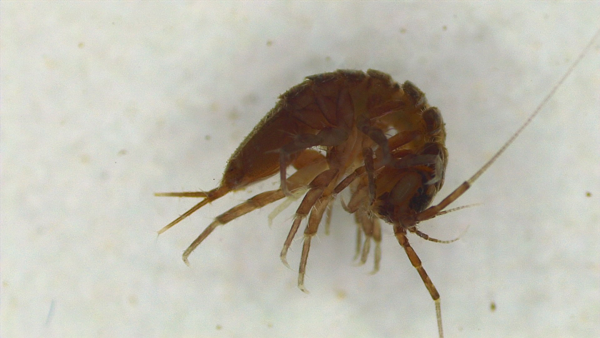
#> input picture data/raw/stream_macroinvertebrates/Asellus sp/CPH-Asellus sp.-110-t.png, 600 x 338 px; its folder holds only this picture in this run
$ python console_app.py
#> lines starting #> are read from the running program, lines starting #| are printed output that depends on the picture
### src/config.py
from pathlib import Path

BASE_DIR = Path(__file__).resolve().parent.parent
DATA_DIR = BASE_DIR / "data"
RAW_DATA_DIR = DATA_DIR / "raw"
OUTPUTS_DIR = BASE_DIR / "outputs"
EDA_OUTPUT_DIR = OUTPUTS_DIR / "eda"
MODEL_OUTPUT_DIR = OUTPUTS_DIR / "models"
REPORT_OUTPUT_DIR = OUTPUTS_DIR / "reports"
QUALITY_ISSUES_PATH = EDA_OUTPUT_DIR / "quality_issues.csv"
CLASS_IMBALANCE_REPORT_PATH = REPORT_OUTPUT_DIR / "class_imbalance_report.md"
STAGE2_RECOMMENDATIONS_PATH = REPORT_OUTPUT_DIR / "stage2_recommendations.md"
PIXEL_ANALYSIS_SAMPLE_SIZE = 1000
SAMPLE_GRID_MAX_IMAGES = 16
VERY_SMALL_IMAGE_THRESHOLD = 50

IMAGE_SIZE = (128, 128)
SUPPORTED_IMAGE_FORMATS = {".jpg", ".jpeg", ".png", ".bmp"}


def ensure_directories() -> None:
    """Create necessary output directories if they don't exist."""

    for directory in [
        RAW_DATA_DIR,
        EDA_OUTPUT_DIR,
        MODEL_OUTPUT_DIR,
        REPORT_OUTPUT_DIR,
    ]:
        directory.mkdir(parents=True, exist_ok=True)
#> the answer given: 1

### src/services/eda_service.py
import os
import tempfile
from pathlib import Path

import cv2

import matplotlib

matplotlib.use("Agg")
import matplotlib.pyplot as plt
import numpy as np
import pandas as pd
import seaborn as sns

from ..config import (
    CLASS_IMBALANCE_REPORT_PATH,
    EDA_OUTPUT_DIR,
    PIXEL_ANALYSIS_SAMPLE_SIZE,
    QUALITY_ISSUES_PATH,
    REPORT_OUTPUT_DIR,
    SAMPLE_GRID_MAX_IMAGES,
    STAGE2_RECOMMENDATIONS_PATH,
    VERY_SMALL_IMAGE_THRESHOLD,
    ensure_directories,
)

MPL_CACHE_DIR = Path(tempfile.gettempdir()) / "macro_stage1_stage3_matplotlib"
MPL_CACHE_DIR.mkdir(parents=True, exist_ok=True)
os.environ.setdefault("MPLCONFIGDIR", str(MPL_CACHE_DIR))


class EDAService:
    """Generates Stage 1 EDA tables, charts, quality checks, and reports."""

    def __init__(
        self,
        dataframe: pd.DataFrame,
        eda_output_dir: Path = EDA_OUTPUT_DIR,
        report_output_dir: Path = REPORT_OUTPUT_DIR,
    ) -> None:
        """Prepare the EDA service with a dataset index."""
        self.dataframe = dataframe.copy()
        self.eda_output_dir = eda_output_dir
        self.report_output_dir = report_output_dir

        # print(self.dataframe.columns)

        ensure_directories()
        sns.set_theme(style="whitegrid")

    def generate_all_outputs(self) -> list[Path]:
        """Generate all required EDA outputs and return their paths."""
        if self.dataframe.empty:
            raise ValueError("The dataset index is empty.")

        output_paths = [
            self.generate_dataset_summary(),
            self.generate_class_distribution_chart(),
            self.generate_image_size_distribution_chart(),
            self.generate_width_height_scatter_plot(),
            self.generate_sample_image_grid(),
            self.generate_width_by_class_boxplot(),
            self.generate_height_by_class_boxplot(),
            self.generate_pixel_intensity_histogram(),
            self.generate_image_quality_issues(),
            self.generate_class_imbalance_report(),
            self.generate_stage2_recommendations(),
        ]

        return output_paths

    def generate_dataset_summary(self) -> Path:
        """Save a high-level dataset summary CSV."""
        class_counts = self.dataframe["label"].value_counts().sort_index()

        summary_rows = [
            ("total_images", len(self.dataframe)),
            ("total_classes", self.dataframe["label"].nunique()),
            ("images_per_class", self._format_class_counts(class_counts)),
            ("mean_width", self._safe_round(self.dataframe["width"].mean())),
            ("mean_height", self._safe_round(self.dataframe["height"].mean())),
            ("min_width", self._safe_int(self.dataframe["width"].min())),
            ("max_width", self._safe_int(self.dataframe["width"].max())),
            ("min_height", self._safe_int(self.dataframe["height"].min())),
            ("max_height", self._safe_int(self.dataframe["height"].max())),
        ]

        summary = pd.DataFrame(summary_rows, columns=["metric", "value"])
        output_path = self.eda_output_dir / "dataset_summary.csv"
        summary.to_csv(output_path, index=False)
        return output_path

    def generate_class_distribution_chart(self) -> Path:
        """Save a bar chart showing the number of images in each class."""
        class_counts = (
            self.dataframe["label"].value_counts().sort_values(ascending=False)
        )

        plt.figure(figsize=(10, 6))
        sns.barplot(x=class_counts.index, y=class_counts.values, color="#4C78A8")
        plt.title("Class Balance: Images per Macroinvertebrate Class")
        plt.xlabel("Class label")
        plt.ylabel("Number of images")
        plt.xticks(rotation=35, ha="right")
        plt.tight_layout()

        output_path = self.eda_output_dir / "class_distribution.png"
        plt.savefig(output_path, dpi=150)
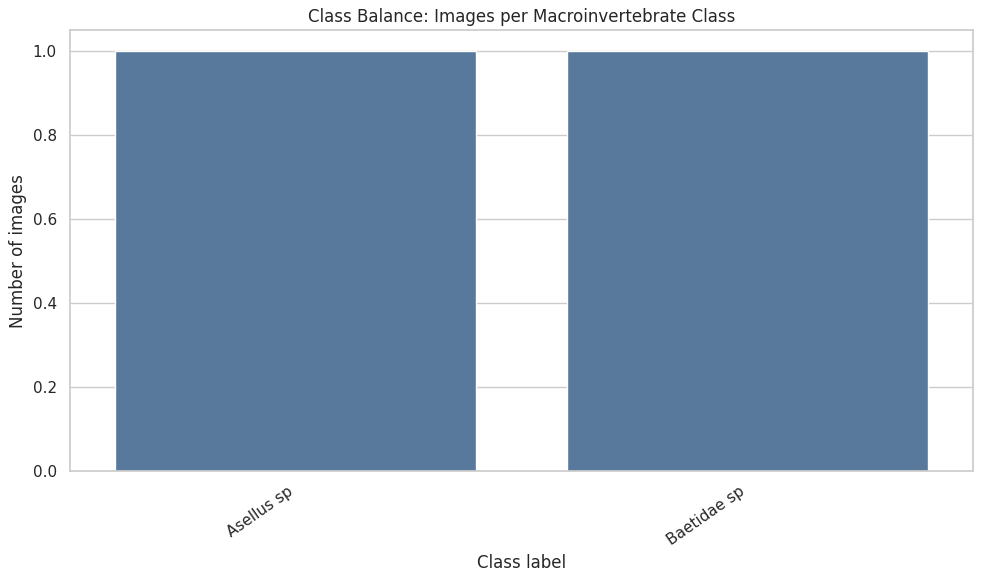
#> figure drawn by matplotlib, 1 panel
        plt.close()
        return output_path

    def generate_image_size_distribution_chart(self) -> Path:
        """Save width and height histograms in one figure."""

        fig, axes = plt.subplots(1, 2, figsize=(12, 5))
        sns.histplot(self.dataframe["width"], bins=20, ax=axes[0], color="#4C78A8")
        axes[0].set_title("Image Width Distribution")
        axes[0].set_xlabel("Width in pixels")

        sns.histplot(self.dataframe["height"], bins=20, ax=axes[1], color="#F58518")
        axes[1].set_title("Image Height Distribution")
        axes[1].set_xlabel("Height in pixels")

        fig.tight_layout()
        output_path = self.eda_output_dir / "image_size_distribution.png"
        fig.savefig(output_path, dpi=150)
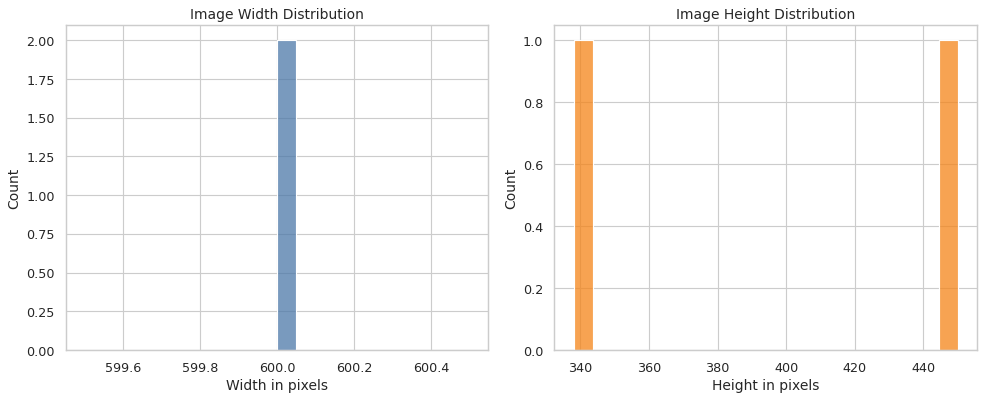
#> figure drawn by matplotlib, 2 panels; panel 1: tallest bar 2 high, from x = 600 to 600
        plt.close(fig)
        return output_path

    def generate_width_height_scatter_plot(self) -> Path:
        """Save a scatter plot of image width versus height."""

        plt.figure(figsize=(8, 6))
        sns.scatterplot(
            data=self.dataframe, x="width", y="height", hue="label", alpha=0.75
        )
        plt.title("Image Width Versus Height")
        plt.xlabel("Width in pixels")
        plt.ylabel("Height in pixels")
        plt.legend(title="Class", bbox_to_anchor=(1.05, 1), loc="upper left")
        plt.tight_layout()

        output_path = self.eda_output_dir / "width_height_scatter.png"
        plt.savefig(output_path, dpi=150)
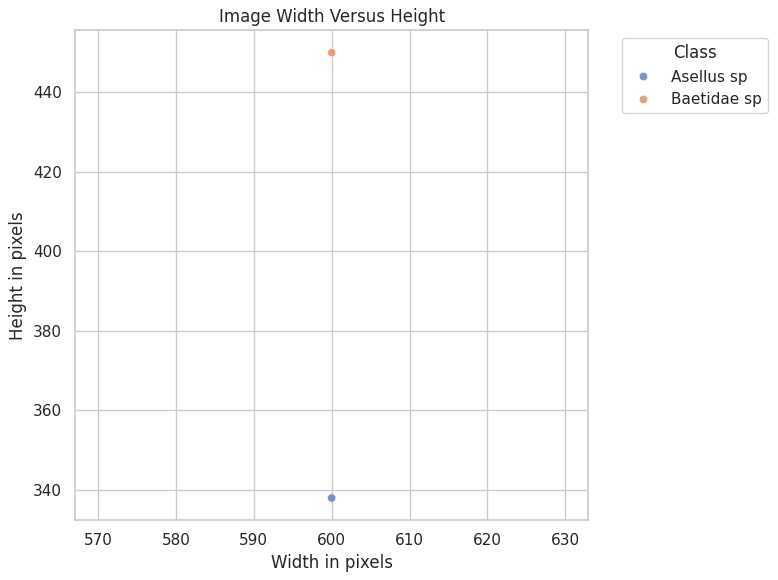
#> figure drawn by matplotlib, 1 panel
        plt.close()
        return output_path

    def generate_sample_image_grid(self) -> Path:
        """Save a grid of representative readable sample images."""
        samples = self._select_representative_samples()

        columns = min(4, len(samples))
        rows = int(np.ceil(len(samples) / columns))
        fig, axes = plt.subplots(rows, columns, figsize=(4 * columns, 3.4 * rows))
        axes_array = np.array(axes).reshape(-1)

        for axis in axes_array:
            axis.axis("off")

        for axis, (_, row) in zip(axes_array, samples.iterrows()):
            image = cv2.imread(str(row["file_path"]), cv2.IMREAD_COLOR)
#> image is the input picture: shape (338, 600, 3); mean B, G, R 171.5, 183.4, 186.5
            if image is None:
                continue
            rgb_image = cv2.cvtColor(image, cv2.COLOR_BGR2RGB)
            axis.imshow(rgb_image)
            axis.set_title(str(row["label"]), fontsize=10)
            axis.axis("off")

        fig.suptitle("Representative Sample Images by Class")
        fig.tight_layout()
        output_path = self.eda_output_dir / "sample_image_grid.png"
        fig.savefig(output_path, dpi=150)
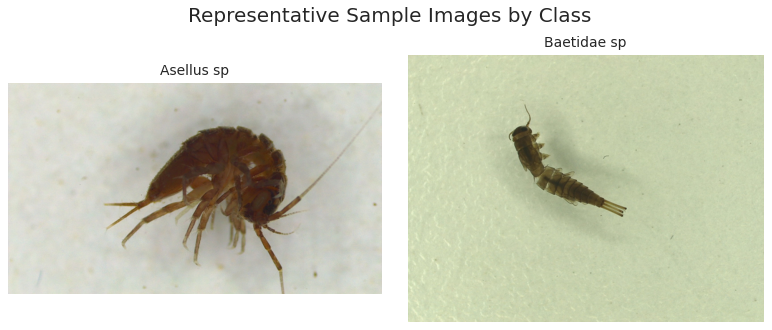
#> figure drawn by matplotlib, 2 panels
        plt.close(fig)
        return output_path

    def generate_width_by_class_boxplot(self) -> Path:
        """Save a boxplot comparing image widths by class."""

        plt.figure(figsize=(11, 6))
        sns.boxplot(data=self.dataframe, x="label", y="width", color="#72B7B2")
        plt.title("Image Width by Class")
        plt.xlabel("Class label")
        plt.ylabel("Width in pixels")
        plt.xticks(rotation=35, ha="right")
        plt.tight_layout()

        output_path = self.eda_output_dir / "width_by_class_boxplot.png"
        plt.savefig(output_path, dpi=150)
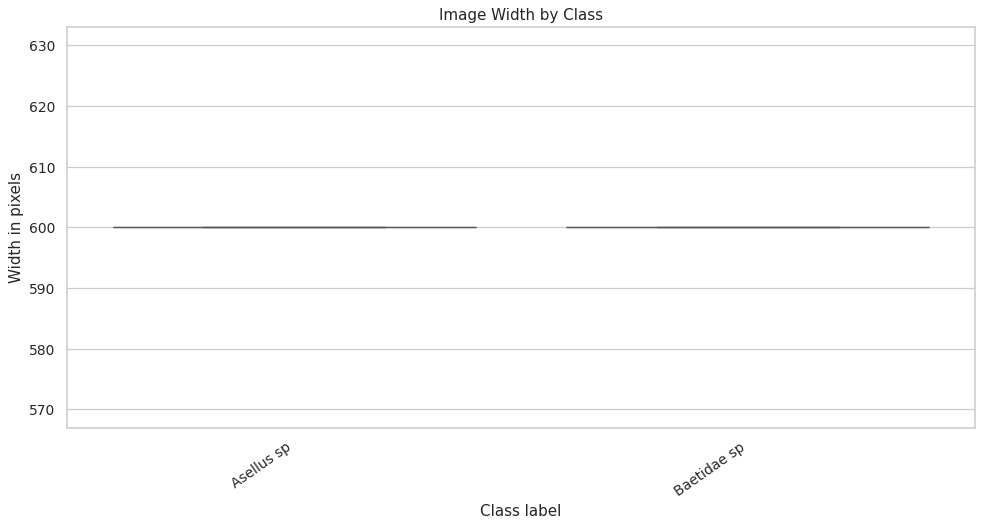
#> figure drawn by matplotlib, 1 panel
        plt.close()
        return output_path

    def generate_height_by_class_boxplot(self) -> Path:
        """Save a boxplot comparing image heights by class."""

        plt.figure(figsize=(11, 6))
        sns.boxplot(data=self.dataframe, x="label", y="height", color="#54A24B")
        plt.title("Image Height by Class")
        plt.xlabel("Class label")
        plt.ylabel("Height in pixels")
        plt.xticks(rotation=35, ha="right")
        plt.tight_layout()

        output_path = self.eda_output_dir / "height_by_class_boxplot.png"
        plt.savefig(output_path, dpi=150)
        plt.close()
        return output_path

    def generate_pixel_intensity_histogram(self) -> Path:
        """Save a grayscale pixel intensity histogram from sampled images."""
        sample = self.dataframe.head(PIXEL_ANALYSIS_SAMPLE_SIZE)
        intensity_values = []

        for _, row in sample.iterrows():
            grayscale = cv2.imread(str(row["file_path"]), cv2.IMREAD_GRAYSCALE)
#> (the rest of the program and of its run is left out)
